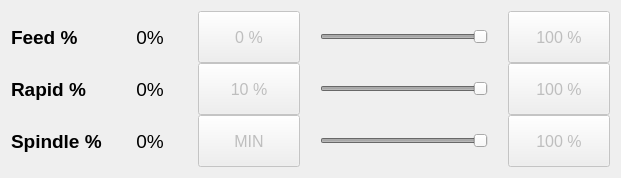
       <widget class="QWidget" name="layoutWidget">
        <property name="geometry">
         <rect>
          <x>630</x>
          <y>440</y>
          <width>621</width>
          <height>171</height>
         </rect>
        </property>
        <layout class="QGridLayout" name="gridLayout_22" columnstretch="1,1,1,3,1">
         <property name="horizontalSpacing">
          <number>20</number>
         </property>
         <property name="verticalSpacing">
          <number>0</number>
         </property>
         <item row="1" column="2">
          <widget class="ActionButton" name="actionbutton_65">
           <property name="enabled">
            <bool>false</bool>
           </property>
           <property name="sizePolicy">
            <sizepolicy hsizetype="Fixed" vsizetype="Fixed">
             <horstretch>0</horstretch>
             <verstretch>0</verstretch>
            </sizepolicy>
           </property>
           <property name="minimumSize">
            <size>
             <width>102</width>
             <height>52</height>
            </size>
           </property>
           <property name="font">
            <font>
             <pointsize>12</pointsize>
            </font>
           </property>
           <property name="styleSheet">
            <string notr="true">ActionButton {
min-height: 50px;
min-width: 100px;
}</string>
           </property>
           <property name="text">
            <string>10 %</string>
           </property>
           <property name="actionName" stdset="0">
            <string>machine.rapid-override.set:10</string>
           </property>
          </widget>
         </item>
         <item row="2" column="2">
          <widget class="ActionButton" name="actionbutton_66">
           <property name="enabled">
            <bool>false</bool>
           </property>
           <property name="sizePolicy">
            <sizepolicy hsizetype="Fixed" vsizetype="Fixed">
             <horstretch>0</horstretch>
             <verstretch>0</verstretch>
            </sizepolicy>
           </property>
           <property name="minimumSize">
            <size>
             <width>102</width>
             <height>52</height>
            </size>
           </property>
           <property name="font">
            <font>
             <pointsize>12</pointsize>
            </font>
           </property>
           <property name="styleSheet">
            <string notr="true">ActionButton {
min-height: 50px;
min-width: 100px;
}</string>
           </property>
           <property name="text">
            <string>MIN</string>
           </property>
           <property name="actionName" stdset="0">
            <string>spindle.override:20</string>
           </property>
          </widget>
         </item>
         <item row="2" column="4">
          <widget class="ActionButton" name="actionbutton_67">
           <property name="enabled">
            <bool>false</bool>
           </property>
           <property name="sizePolicy">
            <sizepolicy hsizetype="Fixed" vsizetype="Fixed">
             <horstretch>0</horstretch>
             <verstretch>0</verstretch>
            </sizepolicy>
           </property>
           <property name="minimumSize">
            <size>
             <width>102</width>
             <height>52</height>
            </size>
           </property>
           <property name="font">
            <font>
             <pointsize>12</pointsize>
            </font>
           </property>
           <property name="styleSheet">
            <string notr="true">ActionButton {
min-height: 50px;
min-width: 100px;
}</string>
           </property>
           <property name="text">
            <string>100 %</string>
           </property>
           <property name="actionName" stdset="0">
            <string>spindle.override.reset</string>
           </property>
          </widget>
         </item>
         <item row="1" column="3">
          <widget class="ActionSlider" name="actionslider_7">
           <property name="enabled">
            <bool>false</bool>
           </property>
           <property name="sizePolicy">
            <sizepolicy hsizetype="Expanding" vsizetype="Expanding">
             <horstretch>0</horstretch>
             <verstretch>0</verstretch>
            </sizepolicy>
           </property>
           <property name="maximum">
            <number>100</number>
           </property>
           <property name="value">
            <number>100</number>
           </property>
           <property name="orientation">
            <enum>Qt::Horizontal</enum>
           </property>
           <property name="invertedControls">
            <bool>false</bool>
           </property>
           <property name="actionName" stdset="0">
            <string>machine.rapid-override.set</string>
           </property>
          </widget>
         </item>
         <item row="0" column="4">
          <widget class="ActionButton" name="actionbutton_68">
           <property name="enabled">
            <bool>false</bool>
           </property>
           <property name="sizePolicy">
            <sizepolicy hsizetype="Fixed" vsizetype="Fixed">
             <horstretch>0</horstretch>
             <verstretch>0</verstretch>
            </sizepolicy>
           </property>
           <property name="minimumSize">
            <size>
             <width>102</width>
             <height>52</height>
            </size>
           </property>
           <property name="font">
            <font>
             <pointsize>12</pointsize>
            </font>
           </property>
           <property name="styleSheet">
            <string notr="true">ActionButton {
min-height: 50px;
min-width: 100px;
}</string>
           </property>
           <property name="text">
            <string>100 %</string>
           </property>
           <property name="actionName" stdset="0">
            <string>machine.feed-override.reset</string>
           </property>
          </widget>
         </item>
         <item row="1" column="1">
          <widget class="StatusLabel" name="statuslabel_15">
           <property name="sizePolicy">
            <sizepolicy hsizetype="Expanding" vsizetype="Expanding">
             <horstretch>0</horstretch>
             <verstretch>0</verstretch>
            </sizepolicy>
           </property>
           <property name="minimumSize">
            <size>
             <width>50</width>
             <height>0</height>
            </size>
           </property>
           <property name="font">
            <font>
             <pointsize>14</pointsize>
             <weight>50</weight>
             <bold>false</bold>
            </font>
           </property>
           <property name="text">
            <string>0%</string>
           </property>
           <property name="alignment">
            <set>Qt::AlignCenter</set>
           </property>
           <property name="rules" stdset="0">
            <string>[{&quot;name&quot;: &quot;Rapid Rate %&quot;, &quot;property&quot;: &quot;Text&quot;, &quot;expression&quot;: &quot;f\&quot;{(ch[0]):.0%}\&quot;&quot;, &quot;channels&quot;: [{&quot;url&quot;: &quot;status:rapidrate&quot;, &quot;trigger&quot;: true}]}]</string>
           </property>
          </widget>
         </item>
         <item row="1" column="4">
          <widget class="ActionButton" name="actionbutton_69">
           <property name="enabled">
            <bool>false</bool>
           </property>
           <property name="sizePolicy">
            <sizepolicy hsizetype="Fixed" vsizetype="Fixed">
             <horstretch>0</horstretch>
             <verstretch>0</verstretch>
            </sizepolicy>
           </property>
           <property name="minimumSize">
            <size>
             <width>102</width>
             <height>52</height>
            </size>
           </property>
           <property name="font">
            <font>
             <pointsize>12</pointsize>
            </font>
           </property>
           <property name="styleSheet">
            <string notr="true">ActionButton {
min-height: 50px;
min-width: 100px;
}</string>
           </property>
           <property name="text">
            <string>100 %</string>
           </property>
           <property name="actionName" stdset="0">
            <string>machine.rapid-override.reset</string>
           </property>
          </widget>
         </item>
         <item row="0" column="0">
          <widget class="QLabel" name="label_14">
           <property name="font">
            <font>
             <pointsize>14</pointsize>
             <weight>75</weight>
             <bold>true</bold>
            </font>
           </property>
           <property name="text">
            <string>Feed %</string>
           </property>
          </widget>
         </item>
         <item row="0" column="1">
          <widget class="StatusLabel" name="statuslabel_16">
           <property name="sizePolicy">
            <sizepolicy hsizetype="Expanding" vsizetype="Expanding">
             <horstretch>0</horstretch>
             <verstretch>0</verstretch>
            </sizepolicy>
           </property>
           <property name="minimumSize">
            <size>
             <width>50</width>
             <height>0</height>
            </size>
           </property>
           <property name="font">
            <font>
             <pointsize>14</pointsize>
             <weight>50</weight>
             <bold>false</bold>
            </font>
           </property>
           <property name="text">
            <string>0%</string>
           </property>
           <property name="alignment">
            <set>Qt::AlignCenter</set>
           </property>
           <property name="rules" stdset="0">
            <string>[{&quot;name&quot;: &quot;Feed Rate %&quot;, &quot;property&quot;: &quot;Text&quot;, &quot;expression&quot;: &quot;f\&quot;{(ch[0]):.0%}\&quot;&quot;, &quot;channels&quot;: [{&quot;url&quot;: &quot;status:feedrate&quot;, &quot;trigger&quot;: true}]}]</string>
           </property>
          </widget>
         </item>
         <item row="0" column="2">
          <widget class="ActionButton" name="actionbutton_70">
           <property name="enabled">
            <bool>false</bool>
           </property>
           <property name="sizePolicy">
            <sizepolicy hsizetype="Fixed" vsizetype="Fixed">
             <horstretch>0</horstretch>
             <verstretch>0</verstretch>
            </sizepolicy>
           </property>
           <property name="minimumSize">
            <size>
             <width>102</width>
             <height>52</height>
            </size>
           </property>
           <property name="font">
            <font>
             <pointsize>12</pointsize>
            </font>
           </property>
           <property name="styleSheet">
            <string notr="true">ActionButton {
min-height: 50px;
min-width: 100px;
}</string>
           </property>
           <property name="text">
            <string>0 %</string>
           </property>
           <property name="actionName" stdset="0">
            <string>machine.feed-override.set:0</string>
           </property>
          </widget>
         </item>
         <item row="2" column="0">
          <widget class="QLabel" name="label_15">
           <property name="font">
            <font>
             <pointsize>14</pointsize>
             <weight>75</weight>
             <bold>true</bold>
            </font>
           </property>
           <property name="text">
            <string>Spindle %</string>
           </property>
          </widget>
         </item>
         <item row="2" column="1">
          <widget class="StatusLabel" name="statuslabel_23">
           <property name="sizePolicy">
            <sizepolicy hsizetype="Expanding" vsizetype="Expanding">
             <horstretch>0</horstretch>
             <verstretch>0</verstretch>
            </sizepolicy>
           </property>
           <property name="minimumSize">
            <size>
             <width>50</width>
             <height>0</height>
            </size>
           </property>
           <property name="font">
            <font>
             <pointsize>14</pointsize>
             <weight>50</weight>
             <bold>false</bold>
            </font>
           </property>
           <property name="text">
            <string>0%</string>
           </property>
           <property name="alignment">
            <set>Qt::AlignCenter</set>
           </property>
           <property name="rules" stdset="0">
            <string>[{&quot;name&quot;: &quot;Spindle Rate %&quot;, &quot;property&quot;: &quot;Text&quot;, &quot;expression&quot;: &quot;f\&quot;{(ch[0]):.0%}\&quot;&quot;, &quot;channels&quot;: [{&quot;url&quot;: &quot;status:spindle.0.override&quot;, &quot;trigger&quot;: true}]}]</string>
           </property>
          </widget>
         </item>
         <item row="0" column="3">
          <widget class="ActionSlider" name="actionslider_8">
           <property name="enabled">
            <bool>false</bool>
           </property>
           <property name="sizePolicy">
            <sizepolicy hsizetype="Expanding" vsizetype="Expanding">
             <horstretch>0</horstretch>
             <verstretch>0</verstretch>
            </sizepolicy>
           </property>
           <property name="maximum">
            <number>100</number>
           </property>
           <property name="value">
            <number>100</number>
           </property>
           <property name="orientation">
            <enum>Qt::Horizontal</enum>
           </property>
           <property name="invertedControls">
            <bool>false</bool>
           </property>
           <property name="actionName" stdset="0">
            <string>machine.feed-override.set</string>
           </property>
          </widget>
         </item>
         <item row="1" column="0">
          <widget class="QLabel" name="label_16">
           <property name="font">
            <font>
             <pointsize>14</pointsize>
             <weight>75</weight>
             <bold>true</bold>
            </font>
           </property>
           <property name="text">
            <string>Rapid %</string>
           </property>
          </widget>
         </item>
         <item row="2" column="3">
          <widget class="ActionSlider" name="actionslider_9">
           <property name="enabled">
            <bool>false</bool>
           </property>
           <property name="sizePolicy">
            <sizepolicy hsizetype="Expanding" vsizetype="Expanding">
             <horstretch>0</horstretch>
             <verstretch>0</verstretch>
            </sizepolicy>
           </property>
           <property name="maximum">
            <number>100</number>
           </property>
           <property name="value">
            <number>100</number>
           </property>
           <property name="orientation">
            <enum>Qt::Horizontal</enum>
           </property>
           <property name="invertedControls">
            <bool>false</bool>
           </property>
           <property name="actionName" stdset="0">
            <string>spindle.override</string>
           </property>
          </widget>
         </item>
        </layout>
       </widget>
